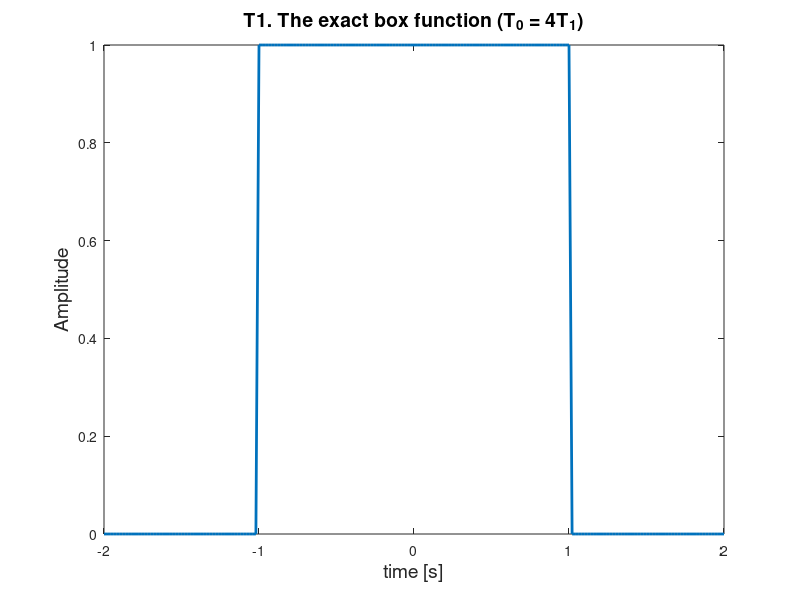

Source code (MATLAB): (Note: this script raises an error after producing the figure.)
%% Information
% Title: AESM1511-Assignment4.1
% Time: 29-10-2022
% Name: Boyu Gao + Miaoyang Yuan + Yongting Zhu
% Student Number: 5794676 + 5732476 + 5846528
% E-mail: B.Gao@student.tudelft.nl + yuanmy2318@gmail.com + Y.Zhu-44@student.tudelft.nl

%% Assignment 4.1
% Title: Fourier series for Box function and Gibbs phenomenon at discontinuities
% 1) Plot the box function and determine if it satisfies the 3 Dirichlet conditions
% 2) Use a finite Fourier series to approximate the box function 
% 3) Compute the energy in the difference and describe the Gibbs phenomenon  

%% Global parameters
% 1) Physical parameters
% T1                   the half of the time interval 
% T0_1                 the fundamental period of the box function: T0_1 = 4*T1
% T0_2                 the fundamental period of the box function: T0_2 = 6*T1
% w0_1                 the fundamental angular frequency of the box function: w0_1 = 2*pi/T0_1
% w0_2                 the fundamental angular frequency of the box function: w0_2 = 2*pi/T0_2
% a0_1                 the coefficient of the 0-th harmonic component: a0_1 = 2*T1/T0_1  
% a0_2                 the coefficient of the 0-th harmonic component: a0_2 = 2*T1/T0_2 
% num_points           number of points in the time interval 
% N                    different orders of the Fourier series
% 2) Figure parameters
% fontsize             the font size of title + x-axis + y-axis
% linewidth            the linewidth of x-axis + y-axis


%% Clean sheet
clear variables  % remove items from workspace, freeing up system memory
close all        % close any open figures
clc              % and clear the command window


%% Global parameters
% 1) Physical paramters
T1 = 1;
T0_1 = 4*T1;
T0_2 = 6*T1;
w0_1 = 2*pi / T0_1;
w0_2 = 2*pi / T0_2;
a0_1 = 2*T1 / T0_1;
a0_2 = 2*T1 / T0_2;
num_points = 201;
N = [1, 3, 7, 21, 47, 79];
% 2) Figure parameters
fontsize = 14;
linewidth = 2; 


%% Task 1: Plot the box function when T0 = 4*T1
% Predefine parameters
task1_t = linspace(-T0_1/2, T0_1/2, num_points);     % time: 1 x 201
task1_B = zeros(1, num_points);                      % Box: 1 x 201
% The Box function 
task1_B( abs(task1_t) <= T1 ) = 1;
% Plot
Figure1 = figure();       % open a new figure 
plot(task1_t, task1_B, 'Linewidth', linewidth);   
xlabel('time [s]', 'FontSize', fontsize);
ylabel('Amplitude', 'FontSize', fontsize);
title('T1. The exact box function (T_0 = 4T_1)', 'FontSize', fontsize);

% Displays
disp('Task1 quesiton: Does this function satisfy the three Dirichlet conditions?');
disp('Answer: Yes.');
disp('The exact box function is obviously absolutely integrable over the fundamental period T0,');
disp('and in each period, this function has finite max, min, discontinuous points.'); 
disp('---');


%% Task 2: Fourier series approximation when T0 = 4*T1
% Predefine parameters
task2_Ba = zeros(length(N), num_points);   % all kinds (6) of approximation: 6 x 201
task2_Energy = zeros(1, length(N));        % all kinds (6) of the energy in the difference: 1 x 6
task2_t = task1_t;                         % time: 1 x 201
num = 0;                                   % Counter
Figure2 = figure();                        % open a new figure 
sgtitle('T2-1. Fourier series of different orders approximation (T_0 = 4T_1)');  % total title
% Dual Loop
for N_tmp = N
    num = num + 1;                         % counter + 1
    an_tmp = zeros(1, N_tmp);              % the coefficients at the current N
    % Note: FS_tmp  —— The Fourier series has N_tmp items
    FS_tmp = zeros(N_tmp, num_points);     % Each row is the value of each item at all time points: N_tmp x 201
    % 1) Calculate the Fourier series
    for n_tmp = 1:N_tmp
        an_tmp(1, n_tmp) = sin(n_tmp*w0_1*T1) / (n_tmp*pi);                 % each coefficient
        FS_tmp(n_tmp, :) = 2 * an_tmp(1, n_tmp) * cos(n_tmp*w0_1*task2_t);  % each item of the Fourier series (all time)
    end
    % 2) Store each approximated result: sum of each col
    % Note: task2_Ba(num, :) means the sum of Fourier series at each point in time
    [row, col] = size(FS_tmp);
    if row == 1
        task2_Ba(num, :) = FS_tmp + a0_1;      
    else
        task2_Ba(num, :) = sum(FS_tmp) + a0_1;
    end
    % 3) Plot each approximation: 6 in total
    subplot(2, 3, num)
    plot(task1_t, task1_B, 'Linewidth', linewidth);           % the exact box function
    hold on                                                   % plot in one subfigure
    plot(task2_t, task2_Ba(num,:), 'Linewidth', linewidth);   % the approximatied box function
    % Mark the maxs and mins
    hold on
    max_y = max(task2_Ba(num,:));
    max_x = task2_t( find( task2_Ba(num,:) == max(task2_Ba(num,:)) ) );
    min_y = min(task2_Ba(num,:));
    min_x = task2_t( find( task2_Ba(num,:) == min(task2_Ba(num,:)) ) );
    plot(max_x, ones(1,length(max_x))*max_y, '*g', 'Linewidth', linewidth);  % maybe more than 1 max point
    hold on 
    plot(min_x, ones(1,length(min_x))*min_y, 'xb', 'Linewidth', linewidth);  % maybe more than 1 min point
    % Legend + Label + Subtitle 
    legend({'Exact', 'Approximated', 'Maxs', 'Mins'}, 'Location','south'); 
    xlabel('time [s]', 'FontSize', fontsize);
    ylabel('Amplitude', 'FontSize', fontsize);
    title(['N = ' num2str(N_tmp) ...
           ', B(+/-T_1) = ' num2str( task2_Ba(1, find(task2_t == -1)) ) ...
           ', B_{max}(t) = ' num2str( max(task2_Ba(num, :)) ) ]);     % each subfigure's title
end
% Calculate and plot the energy in difference 
for n_tmp = 1:length(N)
    square_error_tmp = (task2_Ba(n_tmp,:) - task1_B).^2;
    task2_Energy(1, n_tmp) = sum( square_error_tmp );
end
% Plot
Figure3 = figure();
plot(N, task2_Energy, 'Linewidth', linewidth);
xlabel('N', 'FontSize', fontsize);
ylabel('The energy in the difference', 'FontSize', fontsize);
title('T2-2. The energy in the difference when N changes (T_0 = 4T_1)', 'FontSize', fontsize);

% Displays
disp('Task2 question1: Does the result at the locations t = ± T1 change with N?');
disp('Answer: No. The values at t = ± T1 are always 0.5.');
disp('Task2 question2: Does the peak value change with N?');
disp('And explain what happens to the energy in the difference when N changes.');
disp('Answer: Yes. The peak value always changes with N. The bigger N, the smaller peak value.');
disp('Given the box function satisfies the three Dirichlet conditions, the Fourier series of this function must converge,');
disp('so as N increases, the approximating accuracy improves, the energy in the difference decreases, ');
disp('and the Gibbs phenomenon weakens.');
disp('---');


%% Task 3: Fourier series approximation when T0 = 6*T1
% Difference from Task 2: T0_1 → T0_2, w0_1 → w0_2, a0_1 → a0_2 
% Predefine parameters
task3_t = linspace(-T0_2/2, T0_2/2, num_points);    % T0_1 → T0_2 √
task3_B = zeros(1, num_points);
task3_B( abs(task3_t) <= T1 ) = 1;
task3_Ba = zeros(length(N), num_points);            % all kinds (6) of approximation: 6 x 201
task3_Energy = zeros(1, length(N));                 % all kinds (6) of the energy in the difference: 1 x 6
num = 0;                                            % Counter
Figure4 = figure();                                 % open a new figure 
sgtitle('T3-1. Fourier series of different orders approximation (T_0 = 6T_1)');  % total title
% Dual Loop
for N_tmp = N
    num = num + 1;                         % counter + 1
    an_tmp = zeros(1, N_tmp);              % the coefficients at the current N
    % Note: FS_tmp  —— The Fourier series has N_tmp items
    FS_tmp = zeros(N_tmp, num_points);     % Each row is the value of each item at all time points: N_tmp x 201
    % 1) Calculate the Fourier series
    for n_tmp = 1:N_tmp
        an_tmp(1, n_tmp) = sin(n_tmp*w0_2*T1) / (n_tmp*pi);                 % w0_1 → w0_2 √
        FS_tmp(n_tmp, :) = 2 * an_tmp(1, n_tmp) * cos(n_tmp*w0_2*task3_t);  % w0_1 → w0_2 √
    end
    % 2) Store each approximated result: sum of each col
    % Note: task2_Ba(num, :) means the sum of Fourier series at each point in time
    [row, col] = size(FS_tmp);
    if row == 1
        task3_Ba(num, :) = FS_tmp + a0_2;        % a0_1 → a0_2   
    else
        task3_Ba(num, :) = sum(FS_tmp) + a0_2;   % a0_1 → a0_2
    end
    % 3) Plot each approximation: 6 in total
    subplot(2, 3, num)
    plot(task3_t, task3_B, 'Linewidth', linewidth);           % the exact box function
    hold on                                                   % plot in one subfigure
    plot(task3_t, task3_Ba(num,:), 'Linewidth', linewidth);   % the approximatied box function
    % Mark the maxs and mins
    hold on
    max_y = max(task3_Ba(num,:));
    max_x = task3_t( find( task3_Ba(num,:) == max(task3_Ba(num,:)) ) );
    min_y = min(task3_Ba(num,:));
    min_x = task3_t( find( task3_Ba(num,:) == min(task3_Ba(num,:)) ) );
    plot(max_x, ones(1,length(max_x))*max_y, '*g', 'Linewidth', linewidth);  % maybe more than 1 max point
    hold on 
    plot(min_x, ones(1,length(min_x))*min_y, 'xb', 'Linewidth', linewidth);  % maybe more than 1 min point
    % Legend + Label + Subtitle 
    legend({'Exact', 'Approximated', 'Maxs', 'Mins'}, 'Location','south'); 
    xlabel('time [s]', 'FontSize', fontsize);
    ylabel('Amplitude', 'FontSize', fontsize);
    title(['N = ' num2str(N_tmp) ...
           ', B_{min}(t) = ' num2str( min(task3_Ba(num, :)) ) ...
           ', B_{max}(t) = ' num2str( max(task3_Ba(num, :)) ) ]);     % each subfigure's title
end
% Calculate and plot the energy in difference 
for n_tmp = 1:length(N)
    square_error_tmp = (task3_Ba(n_tmp,:) - task3_B).^2;
    task3_Energy(1, n_tmp) = sum( square_error_tmp );
end
% Plot
Figure5 = figure();
plot(N, task3_Energy, 'Linewidth', linewidth);
xlabel('N', 'FontSize', fontsize);
ylabel('The energy in the difference', 'FontSize', fontsize);
title('T3-2. The energy in the difference when N changes (T_0 = 6T_1)', 'FontSize', fontsize);

% Displays
disp('Task3 question: What happens when we take T0 = 6T1?');
disp('Answer: First, when we take T0 = 6T1, the Fourier series still converges.'); 
disp('Second, the time interval ([-T1,T1]) is smaller relative to the new period (T0=6T1),');
disp('so more high-frequency items (larger N) are needed to improve the approximation accuracy.');
disp('Compared with the T2.2, T-3.2 has a larger energy difference at the beginning,');
disp('but the energy differences decrease rapidly as N increases.');
disp('---')
